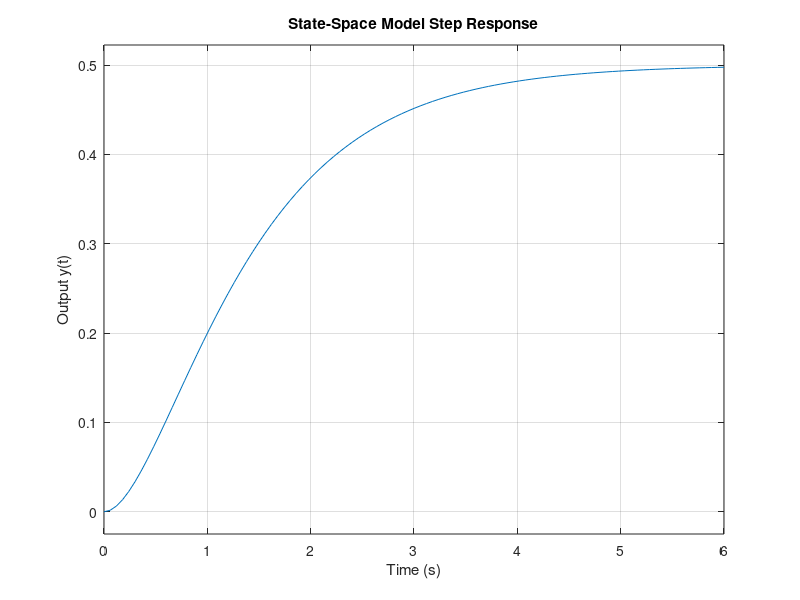
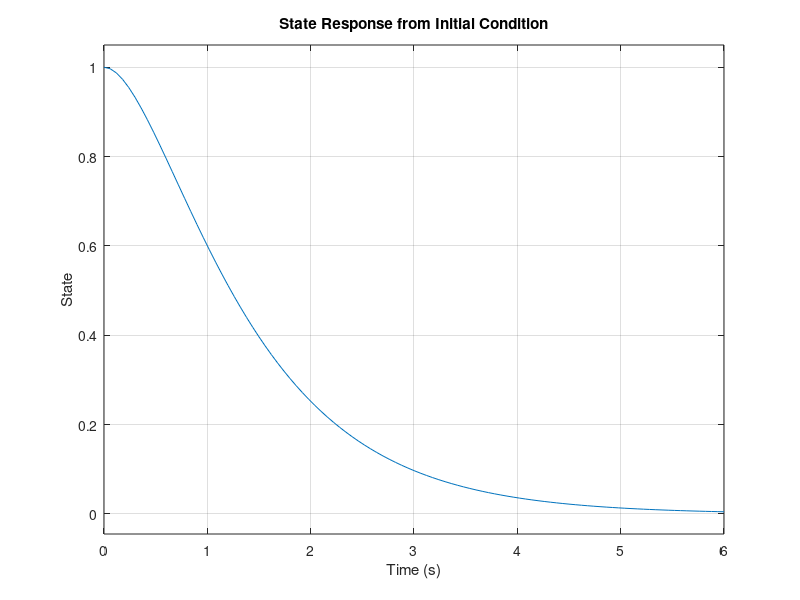

Recreate these plots in MATLAB, in order.
%% CONTROL SYSTEM 11 - STATE-SPACE MODEL

clear;
clc;
close all;

%% State-space matrices

A = [0 1;
    -2 -3];

B = [0;
     1];

C = [1 0];

D = 0;

%% Create state-space system

sys = ss(A,B,C,D);

%% Display system

disp('State-Space Model:');
sys

disp('A matrix:');
disp(A);

disp('B matrix:');
disp(B);

disp('C matrix:');
disp(C);

disp('D matrix:');
disp(D);

%% Step response

figure;

step(sys);

grid on;

title('State-Space Model Step Response');

xlabel('Time (s)');
ylabel('Output y(t)');

%% State response

figure;

initial_state = [1; 0];

initial(sys,initial_state);

grid on;

title('State Response from Initial Condition');

xlabel('Time (s)');
ylabel('State');

%% Poles

disp('System poles:');
pole(sys);
